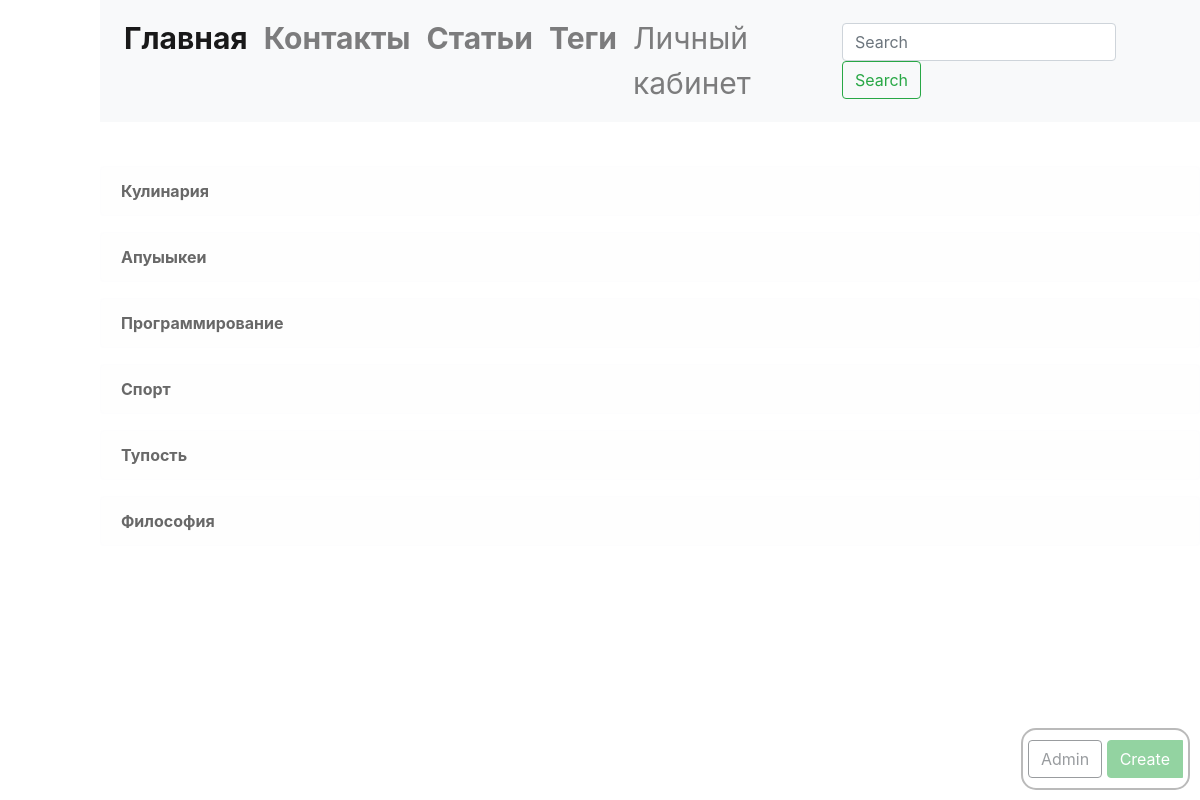
The page /tags/ (signed in) on the database its author committed.
### Main/models.py (models this page shows)
class Tag(models.Model):
    name = models.CharField('Название', max_length=30, unique=True)
    slug = models.SlugField('URL', unique=True)
    author = models.ForeignKey('auth.User', on_delete=models.CASCADE,)
    def __str__(self):
        return self.name
    class Meta:
        verbose_name = 'Тег'
        verbose_name_plural = 'Теги'
        ordering = ["name"]

### Main/views.py (the view)
# urls.py: path('tags/', views.tag_index, name='tags'),
def tag_index(request):
    list_tags = Tag.objects.all()
    return render(request, 'teg/index.html', context={
        'list': sorted(list_tags.__iter__(), key=(lambda a: 100000-len(MyArticles.objects.filter(tag=a)))),
        'is_list_tag': True,
    })

### template/teg/index.html (shortened to what this page needs)
{% extends "layaut.html" %}
{% block content %}
      {% for tag in list  %}
          <div class="alert alert-light">
              <a href='{% url "main:tag_detail" slug=tag.slug %}' class="alert-link">{{tag}}</a>
          </div>
      {% endfor %}
{% endblock content %}

### rows shown on the page
Tag: name "Кулинария"
Tag: name "Апуыыкеи"
Tag: name "Программирование"
Tag: name "Спорт"
Tag: name "Тупость"
Tag: name "Философия"
